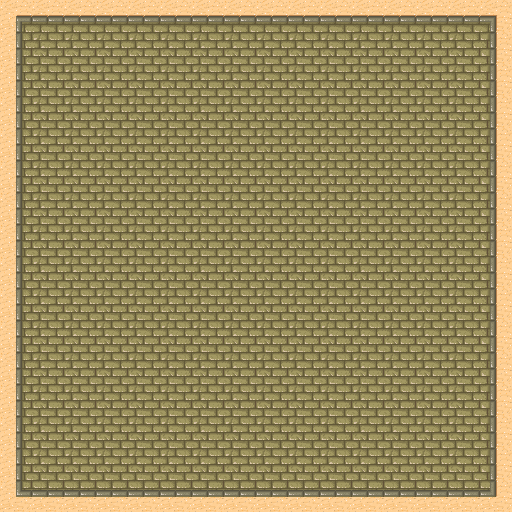

Tiled map render using the project's own tile images. Description and the whole map definition, tile-layer contents included, below:
An orthogonal 16x16 tile map with 32x32 px tiles, 1 tile layer (Ground).

<map version="1.0" orientation="orthogonal" renderorder="right-down" width="16" height="16" tilewidth="32" tileheight="32" nextobjectid="1">
 <tileset firstgid="1" name="tmw_desert_spacing" tilewidth="32" tileheight="32" spacing="1" margin="1" tilecount="48" columns="8">
  <image source="desert_spacing.png" width="265" height="199" />
 </tileset>
 <layer name="Ground" width="16" height="16">
  <data encoding="csv">
1,2,2,2,2,2,2,2,2,2,2,2,2,2,2,3,
9,10,10,10,10,10,10,10,10,10,10,10,10,10,10,11,
9,10,10,10,10,10,10,10,10,10,10,10,10,10,10,11,
9,10,10,10,10,10,10,10,10,10,10,10,10,10,10,11,
9,10,10,10,10,10,10,10,10,10,10,10,10,10,10,11,
9,10,10,10,10,10,10,10,10,10,10,10,10,10,10,11,
9,10,10,10,10,10,10,10,10,10,10,10,10,10,10,11,
9,10,10,10,10,10,10,10,10,10,10,10,10,10,10,11,
9,10,10,10,10,10,10,10,10,10,10,10,10,10,10,11,
9,10,10,10,10,10,10,10,10,10,10,10,10,10,10,11,
9,10,10,10,10,10,10,10,10,10,10,10,10,10,10,11,
9,10,10,10,10,10,10,10,10,10,10,10,10,10,10,11,
9,10,10,10,10,10,10,10,10,10,10,10,10,10,10,11,
9,10,10,10,10,10,10,10,10,10,10,10,10,10,10,11,
9,10,10,10,10,10,10,10,10,10,10,10,10,10,10,11,
17,18,18,18,18,18,18,18,18,18,18,18,18,18,18,19
</data>
 </layer>
</map>
